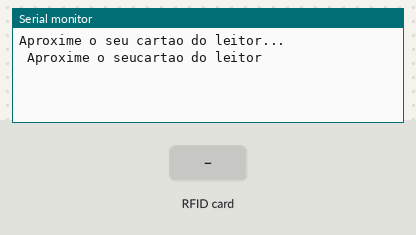
The sketch below on a simulated ESP32. On the bench: the last lines printed to the serial monitor. Inputs (shaded band) come from the test bench.

Above: at 2.7 s.
2.8 s: RFID card 29 75 1F B4 held to the reader
At 4.0 s:
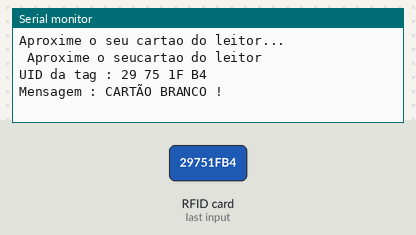
4.3 s: RFID card 4C BF B8 21 held to the reader
At 6.4 s:
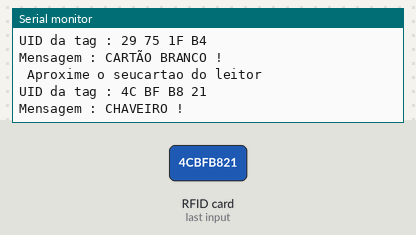
7.3 s: RFID card 62 BA 51 13 held to the reader
At 9.4 s:
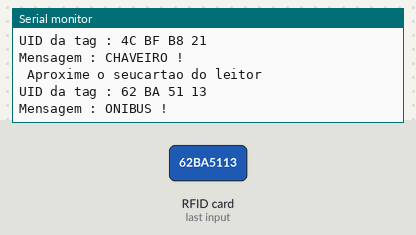
10.3 s: RFID card 5E 7A 19 C4 held to the reader
At 12.4 s:
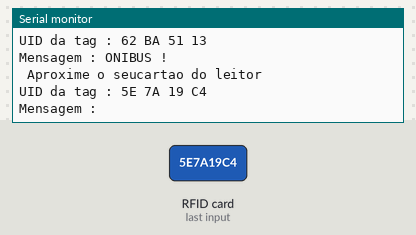

The sketch:

ubidots-rfid.ino
```cpp
//Programa : RFID Medtracker - Ubidots
//Teste comunicação IoT via mqqt a partir do broker Ubidots
//Autor : Nikolas Anjos

#include <SPI.h>
#include <MFRC522.h>
#include "UbidotsEsp32Mqtt.h"

// #define SS_PIN 10
#define RST_PIN 23
#define SCK 22
#define SDA 21
#define MISO 14
#define MOSI 13


const char *UBIDOTS_TOKEN = "BBFF-ze3jXoYE4FNtWXJUdfbnSlQbrnldMJ";  // Put here your Ubidots TOKEN
const char *WIFI_SSID = "XXXXXXX";      // Put here your Wi-Fi SSID
const char *WIFI_PASS = "XXXXXXX";      // Put here your Wi-Fi password
const char *DEVICE_LABEL = "RFID_Ubidots";   // Put here your Device label to which data  will be published
const char *VARIABLE_LABEL = "RFID-Sensor"; // Put here your Variable label to which data  will be published

const int PUBLISH_FREQUENCY = 5000; // Update rate in milliseconds

unsigned long timer;
uint8_t analogPin = 34; // Pin used to read data from GPIO34 ADC_CH6.

Ubidots ubidots(UBIDOTS_TOKEN);


MFRC522 mfrc522(SDA, RST_PIN);   // Create MFRC522 instance.

char st[20];

void callback(char *topic, byte *payload, unsigned int length)
{
  Serial.print("Message arrived [");
  Serial.print(topic);
  Serial.print("] ");
  for (int i = 0; i < length; i++)
  {
    Serial.print((char)payload[i]);
  }
  Serial.println();
}


void setup()
{
  Serial.begin(9600);   // Inicia a serial
  SPI.begin(SCK,MISO,MOSI,SDA);      // Inicia  SPI bus
  mfrc522.PCD_Init();   // Inicia MFRC522
  ubidots.setDebug(true);  // uncomment this to make debug messages available
  ubidots.connectToWifi(WIFI_SSID, WIFI_PASS);
  ubidots.setCallback(callback);
  ubidots.setup();
  ubidots.reconnect();
  ubidots.subscribeLastValue(DEVICE_LABEL, VARIABLE_LABEL);

  timer = millis();
  Serial.println("Aproxime o seu cartao do leitor...");
  Serial.println();
  mensageminicial();
}

void loop()
{
  if (!ubidots.connected())
  {
    ubidots.reconnect();
    ubidots.subscribeLastValue(DEVICE_LABEL, VARIABLE_LABEL);
  }
  ubidots.loop();

  // Look for new cards
  if ( ! mfrc522.PICC_IsNewCardPresent())
  {
    return;
  }
  // Select one of the cards
  if ( ! mfrc522.PICC_ReadCardSerial())
  {
    return;
  }
  //Mostra UID na serial
  Serial.print("UID da tag :");
  String conteudo= "";
  byte letra;
  for (byte i = 0; i < mfrc522.uid.size; i++)
  {
     Serial.print(mfrc522.uid.uidByte[i] < 0x10 ? " 0" : " ");
     Serial.print(mfrc522.uid.uidByte[i], HEX);
     conteudo.concat(String(mfrc522.uid.uidByte[i] < 0x10 ? " 0" : " "));
     conteudo.concat(String(mfrc522.uid.uidByte[i], HEX));
  }
  Serial.println();
  Serial.print("Mensagem : ");
  conteudo.toUpperCase();
  if (conteudo.substring(1) == "29 75 1F B4") //UID 1 - Chaveiro
  {
    Serial.println("CARTÃO BRANCO !");
    Serial.println();
    ubidots.add(VARIABLE_LABEL, 1);
    ubidots.publish(DEVICE_LABEL);
    delay(3000);
    mensageminicial();
  }

  if (conteudo.substring(1) == "4C BF B8 21") //UID 2 - Cartao
  {
    Serial.println("CHAVEIRO !");
    Serial.println();
    ubidots.add(VARIABLE_LABEL, 2);
    ubidots.publish(DEVICE_LABEL);
    delay(3000);
    mensageminicial();
  }

  if (conteudo.substring(1) == "62 BA 51 13") //UID 3 - bUS
  {
    Serial.println("ONIBUS !");
    Serial.println();
    ubidots.add(VARIABLE_LABEL, 3);
    ubidots.publish(DEVICE_LABEL);
    delay(3000);
    mensageminicial();
  }

}

void mensageminicial()
{

  Serial.print(" Aproxime o seu");
  Serial.println("cartao do leitor");
}
```

Measured:
- after the input at 2.8 s, the serial monitor: prints a new line at once (image 1)
- after the input at 4.3 s, the serial monitor: prints a new line after 1.5 s (image 2)
- after the input at 7.3 s, the serial monitor: prints a new line after 1.5 s (image 3)
- after the input at 10.3 s, the serial monitor: prints a new line after 1.6 s (image 4)
